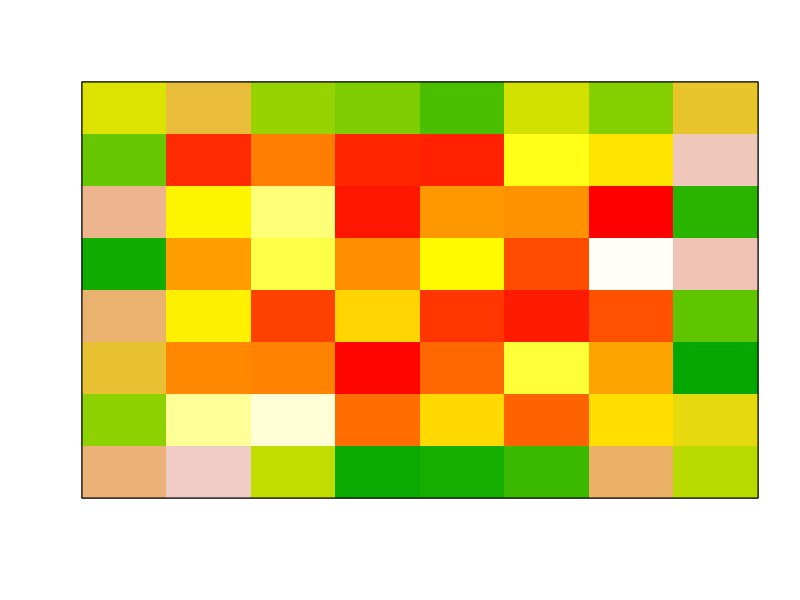

Source code (R):
#################################################
### A TOY MODEL FOR SUPERIMPOSING IMAGE PLOTS ###
#################################################

#create two matrices
  rowz <- 8
  colz <- 8
  cellz <- rowz*colz

  mat.a <- matrix(sample(1: cellz , cellz) , nrow = rowz , ncol = colz)
  mat.b <- matrix(sample(1: cellz , cellz) , nrow = rowz , ncol = colz)

#set plot parameters
  border <- 0.5 # I think this should work for all-sized plots
  x.lim <- c(1 - border, colz + border)
  y.lim <- c(1 - border , rowz + border)

#plot first image (not with your set parameters)
  image(1:colz , 1:rowz , mat.a , col = terrain.colors(cellz) ,  xaxt = "n" , yaxt = "n", ylab = "" , xlab = "" , xlim = x.lim , ylim = y.lim)

#counterintuitive par argument for not adding a new plot
  par(new = TRUE)

#only plot the inside of the matrix
  in.rowz <- 2:(rowz-1)
  in.colz <- 2:(colz-1)

#add on the plot with the same x- and y- lim parameters as the graph above
  image(in.colz , in.rowz , mat.b[in.rowz,in.colz] , col = heat.colors(cellz) , xlim = x.lim , ylim = y.lim , ylab = ""  , xlab = "",  xaxt = "n" , yaxt = "n")
